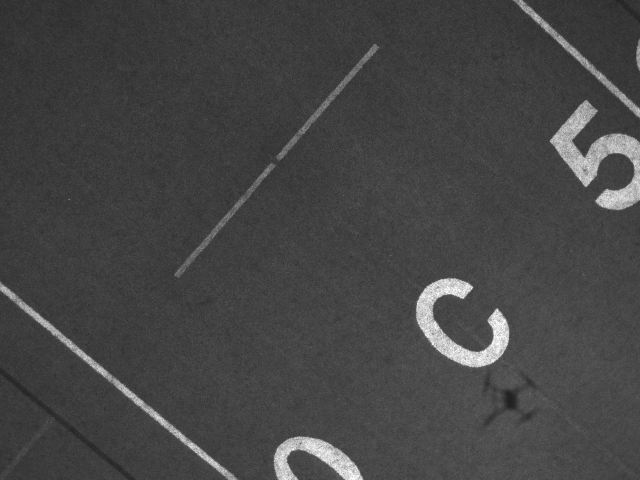
//> input picture data/000/IMG_0075_1.tif, 1280 x 960 px (shown at 1/2 size); its folder holds only this picture in this run
$ ./histogram   (built with g++ and OpenCV 4)
//> lines starting //> are read from the running program, lines starting //| are printed output that depends on the picture; after the words box and inside, x2 and y2 are one past the last pixel; in counts of white or black regions, pixels touching at a corner belong together
#include <iostream>
#include "opencv2/opencv.hpp"
#include <ctime>
#include <utility>
#include <cstdlib>
#include <typeinfo>

class SaliencyGC
{
private:
    cv::Mat imgRaw[5];
    cv::Mat imgNorm[5];
    cv::Mat imgQuant[5];
    cv::Mat imgSal;
    int X;
    int Y;
    int Channel;
    cv::Mat histo[5];
    cv::Mat Salcut;
public:
    SaliencyGC(cv::Mat img[5]);
    int GetX();
    int GetY();
    int GetChannel();
    void Resize(double resize_factor);
    void Histogram(int label);
    void Normalize();
    void GetSal(int label);
    void Salshow();
};

int main(void)
{
    // number of bins for color histogram
    const int num_bins = 8;
    // number of bands in Micasense image
    const int band = 5;

    const char* path = "data/000/IMG_0075_*.tif";
    std::vector<cv::String> filenames;
    cv::glob(path, filenames, false);
    cv::Mat img_per_band[band];

    for(int i=0; i<filenames.size(); i++)
    {
        cv::String filename = filenames[i];
        img_per_band[i] = cv::imread(filename, 0);  // convert to 8 bit gray scale
//> img_per_band[0] is the input picture: 960 rows x 1280 cols, CV_8UC1; min 29, max 255, mean 69.3
    }

    if (img_per_band[0].empty())
    {
        std::cout << "No image" << std::endl;
        return -1;
    }

    // Start time calculation
    const clock_t begin_time = clock();

    // merge images to one data
    // cv::Mat img_merge;
    // cv::merge(img_per_band, band, img_merge);
    SaliencyGC img(img_per_band);

    img.Resize(0.5); // Consider Original Size (960*1280)

    img.Normalize();

    img.Histogram(num_bins);

    img.GetSal(num_bins);

    // end time calculation
    std::cout << float(clock() - begin_time) / CLOCKS_PER_SEC << std::endl;

    img.Salshow();

    return 0;
}

// initialize
SaliencyGC::SaliencyGC(cv::Mat img[5])
{
    for (int i=0; i<5; i++)
    {
        imgRaw[i] = img[i];
    }
    X = imgRaw[0].cols;
//> X = 1280
    Y = imgRaw[0].rows;
//> Y = 960
    Channel = imgRaw[0].channels();
//> Channel = 1
    cv::Mat imgNorm[5] = { cv::Mat(X, Y, CV_8U) };
//> imgNorm[0]: 1280 rows x 960 cols, CV_8UC1; every value is 0
    cv::Mat imgQuant[5] = { cv::Mat(X, Y, CV_8U) };
    imgSal = cv::Mat(X, Y, CV_8U);
    cv::Mat histo[5];
}

// return X of image size (column)
int SaliencyGC::GetX()
{
    return X;
}

// return Y of image size (rows)
int SaliencyGC::GetY()
{
    return Y;
}

// return the number of channels
int SaliencyGC::GetChannel()
{
    return Channel;
}

// resize image size
void SaliencyGC::Resize(double resize_factor)
{
//> called with resize_factor = 0.5
    X = X * resize_factor;
//> X = 640
    Y = Y * resize_factor;
//> Y = 480
    for (int i = 0; i < Channel; i++)
    {
        cv::resize(imgRaw[i], imgRaw[i], cv::Size(X,Y));
    }
//> this loop made 1 pass
}

// normalize image to 8 bit gray scale
void SaliencyGC::Normalize()
{
    for (int i = 0; i < Channel; i++)
    {
        cv::normalize(imgRaw[i], imgNorm[i], 255, 0, 32);
    }
}

// calculate color histogram of each band
void SaliencyGC::Histogram(int label)
{
    const int Ch[] = { 0 };
    int histSize = label;
    float channel_range[] = { 0.0, 255.0 };
    const float* channel_ranges = { channel_range };
    cv::calcHist(&imgRaw[0], 1, Ch, cv::Mat(), histo[0], 1, &histSize, &channel_ranges);
    cv::calcHist(&imgRaw[1], 1, Ch, cv::Mat(), histo[1], 1, &histSize, &channel_ranges);
    cv::calcHist(&imgRaw[2], 1, Ch, cv::Mat(), histo[2], 1, &histSize, &channel_ranges);
    cv::calcHist(&imgRaw[3], 1, Ch, cv::Mat(), histo[3], 1, &histSize, &channel_ranges);
    cv::calcHist(&imgRaw[4], 1, Ch, cv::Mat(), histo[4], 1, &histSize, &channel_ranges);
}

// calculate saliency value of each pixel
void SaliencyGC::GetSal(int label)
{
//> called with label = 8
    // histogram labels and length
    uchar labels = (uchar)label;
    double length = 255 / labels;

    int total_pixel = X * Y;
//> total_pixel = 307200
    // Saliency value per bands
    cv::Mat Sal_per_band[5] = { cv::Mat::zeros(Y, X, CV_32F), cv::Mat::zeros(Y, X, CV_32F), cv::Mat::zeros(Y, X, CV_32F), cv::Mat::zeros(Y, X, CV_32F), cv::Mat::zeros(Y, X, CV_32F) };
//> Sal_per_band[0]: 480 rows x 640 cols, CV_32FC1; every value is 0

    for (int i = 0; i < Channel; i++){
        for (int y = 0; y < Y; y++) {
            for (int x = 0; x < X; x++) {
                // import pixel value and quantization
                uchar data = imgNorm[i].at<uchar>(y, x);
                int quant_pixel = (int)data / length;

                // calculate saliency value of pixel
                float sal_value = 0;
                for (int bin = 0; bin < label; bin++) {
                    // frequency of each bin
                    float frequency = ((histo[i].at<float>(bin, 0)) / total_pixel);
                    // sum saliency value (frequency of each bin * distance)
                    sal_value +=  frequency * abs(quant_pixel - bin);
                }
                Sal_per_band[i].at<float>(y, x) = sal_value;
            }
        }
    }
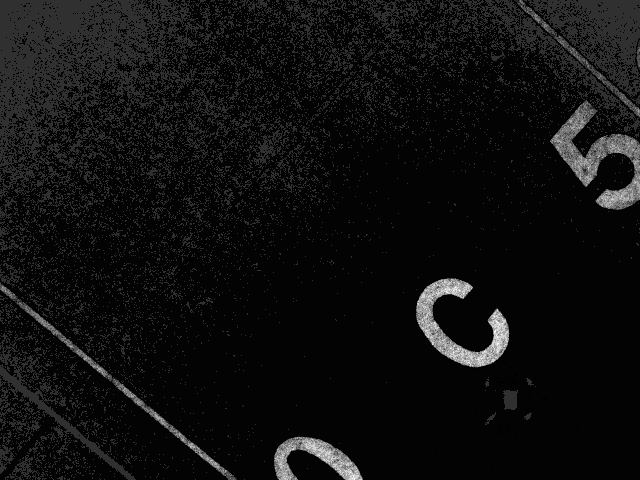
//> Sal_per_band[0]: 480 rows x 640 cols, CV_32FC1; min 0.59, max 6.32, mean 0.956; drawn with min black and max white
    // add total Saliency value to imgSal_temp. You can modify weight to each band if you need
    cv::Mat imgSal_temp = Sal_per_band[0] + Sal_per_band[1] + Sal_per_band[2] + Sal_per_band[3] + Sal_per_band[4];
    // Normalize value for grayscale image
    cv::normalize(imgSal_temp, imgSal_temp, 0, 255, 32);
    imgSal_temp.convertTo(imgSal, CV_8U);
    // if saliency value is above 170, it is saliency object
    cv::threshold(imgSal,Salcut,200,255,0);
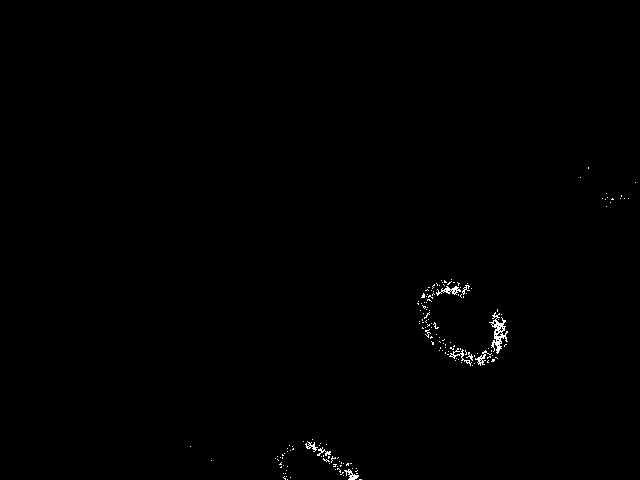
//> Salcut: 480 rows x 640 cols, CV_8UC1; 0.39% white in thin lines or dots, all inside (x1, y1, x2, y2) = (190, 167, 636, 480)
}

// show saliency map
void SaliencyGC::Salshow()
{
    cv::namedWindow("Saliency", CV_WINDOW_AUTOSIZE);
    cv::imshow("Saliency", Salcut);
    cv::waitKey(0);
    cv::destroyWindow("Saliency");
}
